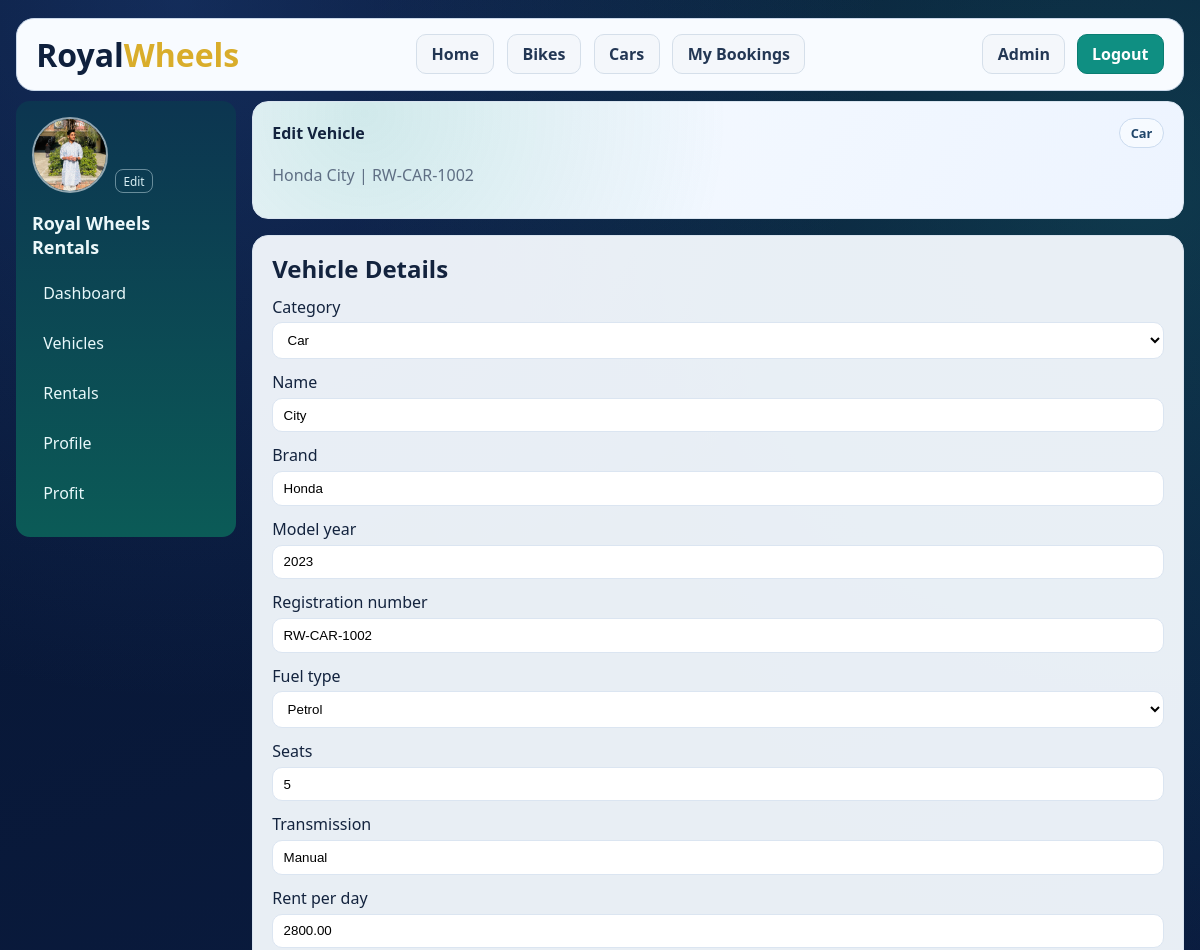
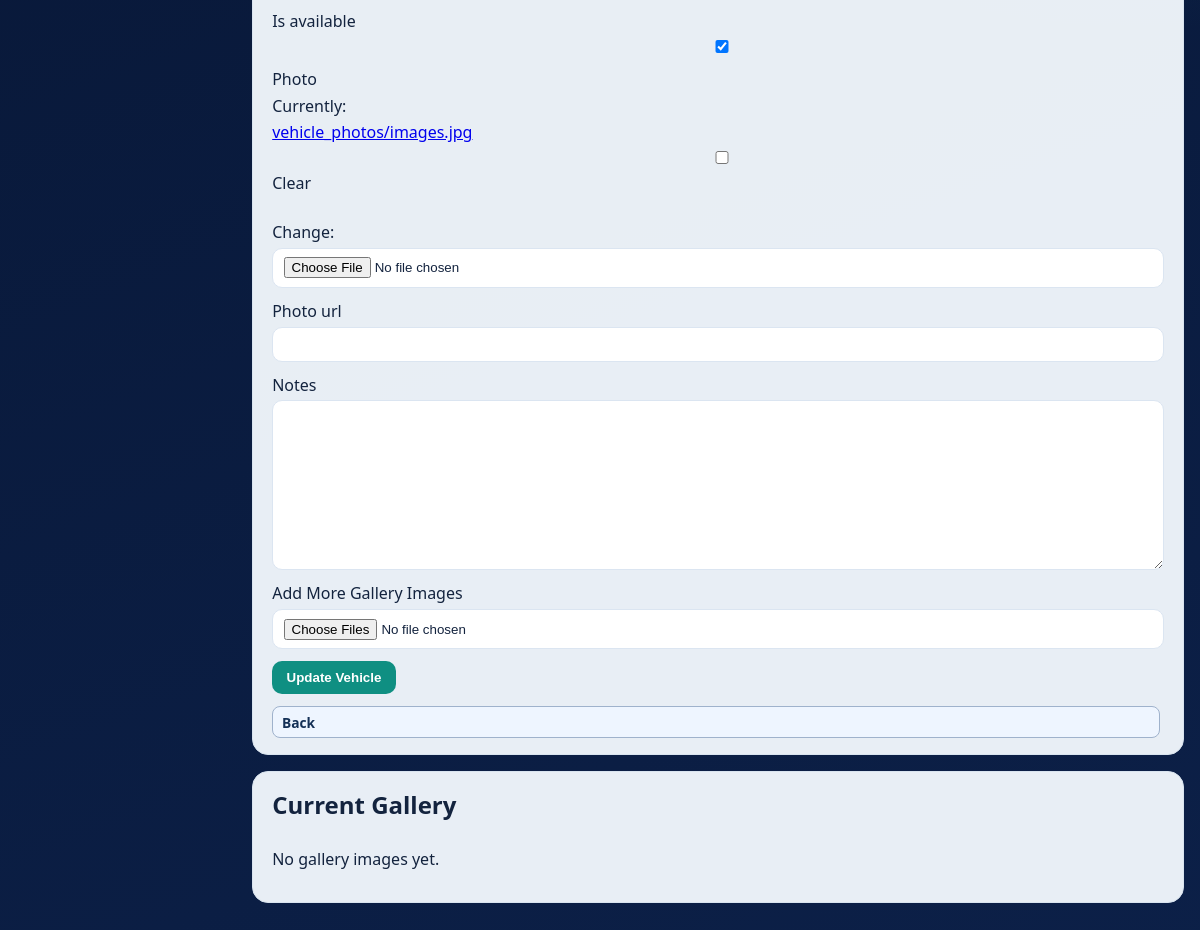
/management/vehicles/2/edit/ (signed in), run on the app's committed database (2 pictures, top to bottom).
### app/models.py (models this page shows, shortened)
class TimestampedModel(models.Model):
    created_at = models.DateTimeField(auto_now_add=True)
    updated_at = models.DateTimeField(auto_now=True)
    class Meta:
        abstract = True

class OwnerProfile(TimestampedModel):
    user = models.OneToOneField(
        settings.AUTH_USER_MODEL,
        on_delete=models.CASCADE,
        related_name="owner_profile",
    )
    business_name = models.CharField(max_length=150)
    phone_number = models.CharField(max_length=20, blank=True)
    address = models.TextField(blank=True)
    license_number = models.CharField(max_length=50, blank=True)
    profile_photo_url = models.URLField(blank=True)
    profile_photo = models.FileField(upload_to="profile_photos/", blank=True, null=True)
    is_verified = models.BooleanField(default=False)
    class Meta:
        ordering = ["business_name"]

class Vehicle(TimestampedModel):
    class Category(models.TextChoices):
        CAR = "car", "Car"
        BIKE = "bike", "Bike"
    class FuelType(models.TextChoices):
        PETROL = "petrol", "Petrol"
        DIESEL = "diesel", "Diesel"
        ELECTRIC = "electric", "Electric"
        CNG = "cng", "CNG"
        HYBRID = "hybrid", "Hybrid"
    owner = models.ForeignKey(
        OwnerProfile,
        on_delete=models.CASCADE,
        related_name="vehicles",
    )
    category = models.CharField(max_length=10, choices=Category.choices)
    name = models.CharField(max_length=120)
    brand = models.CharField(max_length=80)
    model_year = models.PositiveIntegerField()
    registration_number = models.CharField(max_length=25, unique=True)
    fuel_type = models.CharField(
        max_length=10,
        choices=FuelType.choices,
        default=FuelType.PETROL,
    )
    seats = models.PositiveSmallIntegerField(default=2)
    transmission = models.CharField(max_length=20, blank=True)
    rent_per_day = models.DecimalField(max_digits=10, decimal_places=2)
    is_available = models.BooleanField(default=True)
    photo_url = models.URLField(blank=True)
    photo = models.FileField(upload_to="vehicle_photos/", blank=True, null=True)
    is_verified = models.BooleanField(default=False)
    notes = models.TextField(blank=True)
    class Meta:
        ordering = ["category", "brand", "name"]

### app/views.py (the view)
# urls.py: path("management/vehicles/<int:vehicle_id>/edit/", views.vehicle_edit, name="vehicle_edit"),
@login_required
def vehicle_edit(request, vehicle_id):
    owner = OwnerProfile.objects.filter(user=request.user).first()
    if not owner:
        messages.error(request, "Create your owner profile first.")
        return redirect("owner_profile_manage")
    vehicle = get_object_or_404(Vehicle.objects.prefetch_related("images"), id=vehicle_id, owner=owner)
    form = VehicleForm(request.POST or None, request.FILES or None, instance=vehicle)
    if request.method == "POST" and form.is_valid():
        form.save()
        for uploaded in request.FILES.getlist("gallery_images"):
            VehicleImage.objects.create(vehicle=vehicle, image=uploaded)
        messages.success(request, "Vehicle updated successfully.")
        return redirect("vehicle_manage")
    return render(
        request,
        "management/vehicle_edit.html",
        {"form": form, "vehicle": vehicle, "owner": owner},
    )

### app/forms.py
class VehicleForm(forms.ModelForm):
    class Meta:
        model = Vehicle
        fields = [
            "category",
            "name",
            "brand",
            "model_year",
            "registration_number",
            "fuel_type",
            "seats",
            "transmission",
            "rent_per_day",
            "is_available",
            "photo",
            "photo_url",
            "notes",
        ]

### app/templates/management/vehicle_edit.html (shortened to what this page needs)
{% extends "management/base.html" %}
{% block content %}
<section class="panel page-hero">
    <div class="panel-head">
        <h1>Edit Vehicle</h1>
        <span class="chip">{{ vehicle.get_category_display }}</span>
    </div>
    <p class="muted">{{ vehicle.brand }} {{ vehicle.name }} | {{ vehicle.registration_number }}</p>
</section>
<section class="panel form-panel">
    <div class="panel-head">
        <h2>Vehicle Details</h2>
    </div>
    <form method="post" enctype="multipart/form-data">
        {% for field in form %}
            <div class="field">
                <label for="{{ field.id_for_label }}">{{ field.label }}</label>
                {{ field }}
            </div>
        {% endfor %}
        <div class="field">
            <label for="id_gallery_images">Add More Gallery Images</label>
            <input type="file" id="id_gallery_images" name="gallery_images" multiple accept="image/*">
        </div>
        <button type="submit">Update Vehicle</button>
        <a href="{% url 'vehicle_manage' %}" class="mini-btn">Back</a>
    </form>
</section>
<section class="panel">
    <div class="panel-head">
        <h2>Current Gallery</h2>
    </div>
    <div class="image-grid">
        {% for image in vehicle.images.all %}
            <div class="image-card">
                <img src="{{ image.image.url }}" alt="Vehicle image">
                <form method="post" action="{% url 'vehicle_image_delete' image.id %}">
                    {% csrf_token %}
                    <button type="submit" class="mini-btn danger-btn">Remove</button>
                </form>
            </div>
        {% empty %}
            <p>No gallery images yet.</p>
        {% endfor %}
    </div>
</section>
{% endblock %}

### app/templates/management/base.html (shortened to what this page needs)
{% load static %}
<!DOCTYPE html>
<html lang="en">
<head>
    <link rel="stylesheet" href="{% static 'css/management.css' %}">
</head>
<body>
<header class="header-wrap">
    <div class="topbar">
        <div class="brand"><span class="brand-royal">Royal</span><span class="brand-wheels">Wheels</span></div>
        <nav class="nav">
            <a href="{% url 'home' %}">Home</a>
            <a href="{% url 'bikes_page' %}">Bikes</a>
            <a href="{% url 'cars_page' %}">Cars</a>
            <a href="{% url 'my_bookings_page' %}">My Bookings</a>
        </nav>
        <div class="nav-actions">
            <a class="btn-secondary" href="{% url 'owner_dashboard' %}">Admin</a>
            <a id="adminLogoutLink" class="btn-primary" href="{% url 'shopkeeper_logout' %}">Logout</a>
        </div>
    </div>
</header>
<main class="container">
    <section class="admin-shell">
        <aside class="sidebar">
            <a class="photo-wrap" href="{% url 'owner_profile_manage' %}" title="Change profile photo">
                {% if owner and owner.profile_photo %}
                    <img id="sidebarProfilePhoto" class="admin-photo" src="{{ owner.profile_photo.url }}" alt="Admin Photo">
                {% elif owner and owner.profile_photo_url %}
                    <img id="sidebarProfilePhoto" class="admin-photo" src="{{ owner.profile_photo_url }}" alt="Admin Photo">
                {% else %}
                    <div id="sidebarProfilePhoto" class="admin-photo admin-fallback">RW</div>
                {% endif %}
                <span class="photo-edit">Edit</span>
            </a>
            <h3>{{ owner.business_name|default:"Royal Wheels Rentals" }}</h3>
            <a class="side-link {% if request.path == '/dashboard/' or request.path == '/admin-dashboard/' %}active{% endif %}" href="{% url 'owner_dashboard' %}">Dashboard</a>
            <a class="side-link {% if request.path == '/management/vehicles/' %}active{% endif %}" href="{% url 'vehicle_manage' %}">Vehicles</a>
            <a class="side-link {% if request.path == '/management/bookings/' %}active{% endif %}" href="{% url 'booking_manage' %}">Rentals</a>
            <a class="side-link {% if request.path == '/management/profile/' %}active{% endif %}" href="{% url 'owner_profile_manage' %}">Profile</a>
            <a class="side-link {% if request.path == '/management/expenses/' %}active{% endif %}" href="{% url 'expense_manage' %}">Profit</a>
        </aside>
        <section class="admin-content">
            {% block content %}{% endblock %}
        </section>
    </section>
</main>
</body>
</html>

### app/static/css/management.css (style rules this page uses)
:root { --bg: #09193c; --bg-soft: #0f244e; --panel: #f4f7fd; --ink: #13233e; --muted: #5f6f84; --line: #dbe5f1; --brand: #0f8f82; --accent: #d9ad2b; --danger: #d94848; }
* { box-sizing: border-box; }
body { margin: 0; font-family: "Manrope", "Segoe UI", Tahoma, sans-serif; color: var(--ink); background: radial-gradient(circle at 15% 0%, rgba(45, 93, 173, 0.32), transparent 32%), radial-gradient(circle at 95% 10%, rgba(31, 143, 130, 0.28), transparent 38%), linear-gradient(160deg, #071532 0%, #0c2048 100%); min-height: 100vh; }
.header-wrap { padding: 1.1rem 1rem 0; }
.topbar { max-width: 1220px; margin: 0 auto; border-radius: 18px; background: #f8fbff; padding: 0.9rem 1.2rem; border: 1px solid #cad8ea; display: flex; justify-content: space-between; align-items: center; gap: 1rem; }
.brand { font-size: 2rem; font-weight: 800; }
.brand-royal { color: #0f203d; }
.brand-wheels { color: var(--accent); }
.nav { display: flex; gap: 0.8rem; flex-wrap: wrap; }
.nav a, .btn-secondary, .btn-primary { text-decoration: none; font-weight: 700; border-radius: 10px; padding: 0.5rem 0.9rem; border: 1px solid #d5dfea; }
.nav a, .btn-secondary { color: #233754; background: #f4f7fb; }
.btn-primary { background: var(--brand); color: #fff; border-color: #0a7d72; }
.nav-actions { display: flex; gap: 0.7rem; }
.container { max-width: 1220px; margin: 0.6rem auto 2rem; padding: 0 1rem 2rem; }
.admin-shell { display: grid; grid-template-columns: 220px 1fr; gap: 1rem; align-items: start; }
.sidebar { background: linear-gradient(180deg, #0c3550, #0b5b57); color: #ecf8fa; border-radius: 14px; padding: 1rem; position: sticky; top: 88px; }
.admin-photo { width: 76px; height: 76px; border-radius: 50%; object-fit: cover; border: 2px solid rgba(255, 255, 255, 0.55); }
.photo-wrap { text-decoration: none; display: inline-flex; align-items: flex-end; gap: 0.45rem; }
.photo-edit { font-size: 0.74rem; color: #d8eef3; border: 1px solid rgba(216, 238, 243, 0.45); border-radius: 8px; padding: 0.2rem 0.45rem; }
.sidebar h3 { margin: 0.8rem 0; font-size: 1.12rem; }
.side-link { display: block; color: #e8f8fa; text-decoration: none; padding: 0.65rem 0.7rem; border-radius: 10px; margin-bottom: 0.45rem; }
.admin-content { min-width: 0; }
.panel { background: rgba(242, 247, 252, 0.96); border: 1px solid #d9e4ef; border-radius: 16px; padding: 1rem 1.2rem; margin-bottom: 1rem; }
.page-hero { background: radial-gradient(circle at 12% 10%, rgba(15, 143, 130, 0.16), transparent 44%), linear-gradient(120deg, #f7fbff, #edf4ff); }
.muted { color: var(--muted); }
.panel-head { display: flex; justify-content: space-between; align-items: center; gap: 0.8rem; margin-bottom: 0.65rem; }
.panel-head h2 { margin: 0; }
.panel-head h1 { margin: 0; }
.chip { display: inline-block; border-radius: 999px; padding: 0.32rem 0.65rem; border: 1px solid #cbdbef; background: #f6faff; color: #1f456a; font-size: 0.8rem; font-weight: 700; }
.form-panel form { display: grid; gap: 0.75rem; }
.field { display: grid; gap: 0.3rem; }
input, select, textarea { width: 100%; border: 1px solid var(--line); border-radius: 10px; padding: 0.55rem 0.65rem; background: #fff; }
textarea { min-height: 90px; }
button { width: fit-content; border: 0; border-radius: 10px; background: var(--brand); color: #fff; padding: 0.55rem 0.9rem; font-weight: 700; cursor: pointer; }
.mini-btn { display: inline-block; text-decoration: none; border: 1px solid #9fb2cc; background: #eef5ff; color: #143056; border-radius: 8px; padding: 0.35rem 0.55rem; font-size: 0.86rem; font-weight: 700; margin-right: 0.25rem; }
.image-grid { display: grid; grid-template-columns: repeat(4, minmax(0, 1fr)); gap: 0.75rem; }

### data on the page
OwnerProfile: profile_photo (picture), business_name "Royal Wheels Rentals"
Vehicle: category "Car", brand "Honda", name "City", registration_number "RW-CAR-1002", form "Car" "City" "Honda" "2023" "RW-CAR-1002" "Petrol" "5" "Manual" "2800.00" "☑"

### other printed values
{{ field.label }} "Category" "Name" "Brand" "Model year" "Registration number" "Fuel type" "Seats" "Transmission" "Rent per day" "Is available" "Photo" "Photo url" "Notes"
